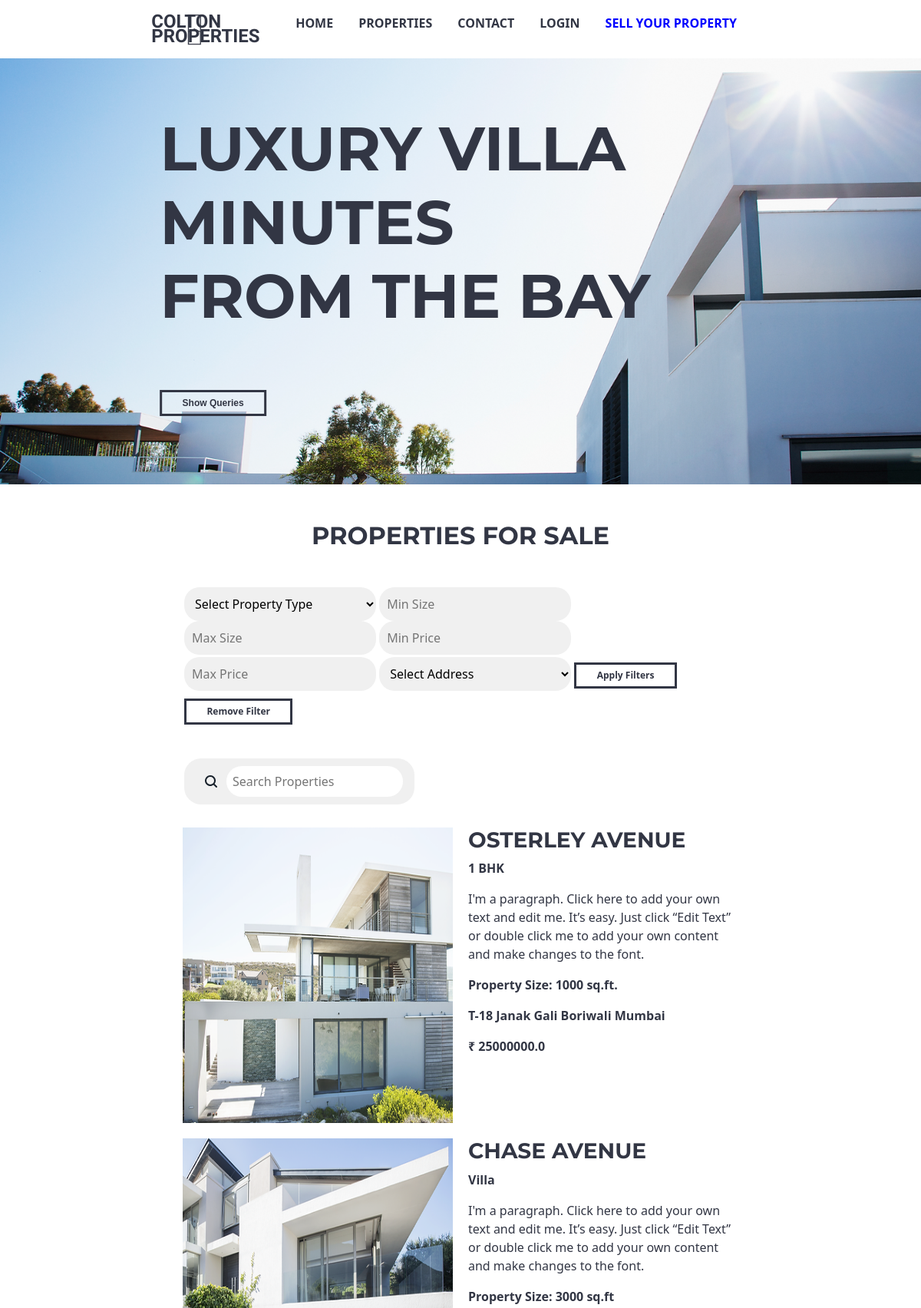
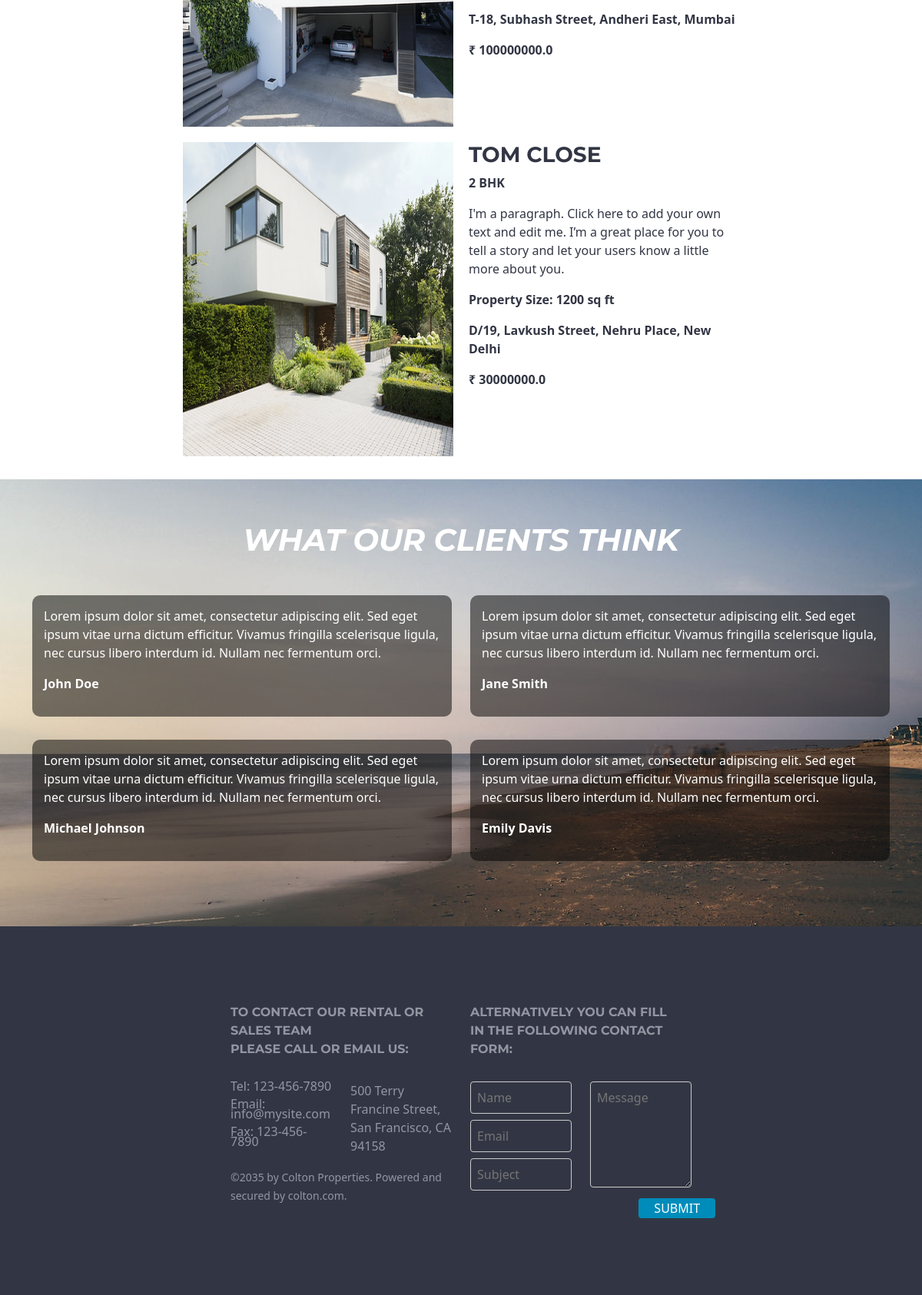
The page / on the database its author committed (2 pictures, top to bottom).
### app.py (models this page shows)
class Property(db.Model):
    id = db.Column(db.Integer, primary_key=True)
    owner_name = db.Column(db.String(100), db.ForeignKey('owner.owner_name'), nullable=False)
    address = db.Column(db.String(200), nullable=False)
    property_name = db.Column(db.String(100), nullable=False)
    property_description = db.Column(db.Text, nullable=False)
    property_size = db.Column(db.String(20), nullable=False)
    property_type = db.Column(db.String(50), nullable=False)
    price = db.Column(db.Float, nullable=False)
    image1 = db.Column(db.String(200))
    image2 = db.Column(db.String(200))
    image3 = db.Column(db.String(200))
    image4 = db.Column(db.String(200))

### app.py (the view)
@app.route('/')
def index():
    property_type = request.args.get('property_type')
    property_size_min = request.args.get('property_size_min')
    property_size_max = request.args.get('property_size_max')
    price_min = request.args.get('price_min')
    price_max = request.args.get('price_max')
    address = request.args.get('address')
    properties = Property.query
    if property_type:
        properties = properties.filter(Property.property_type == property_type)
    if property_size_min and property_size_max:
        properties = properties.filter(Property.property_size.between(property_size_min, property_size_max))
    if price_min and price_max:
        properties = properties.filter(Property.price.between(price_min, price_max))
    if address:
        properties = properties.filter(Property.address.ilike(f'%{address}%'))
    properties = properties.all()
    return render_template('index.html', properties=properties)

### templates/index.html (shortened to what this page needs)
<!DOCTYPE html>
<html lang="en">
  <head>
    <link rel="stylesheet" type="text/css" href="{{ url_for('static', filename='css/index_css.css') }}" />
    <link href="https://cdn.jsdelivr.net/npm/bootstrap@5.3.0-alpha2/dist/css/bootstrap.min.css" rel="stylesheet">
    <link rel="stylesheet" href="https://use.fontawesome.com/releases/v5.15.4/css/all.css">
  </head>
  <body>
    <header>
      <nav class="navbar">
        <img src="{{url_for('static', filename='/images/logo.png')}}" alt="Logo" height="50rem" width="25rem" / >
        <a href="/" class="nav-brand">COLTON <br> PROPERTIES</a>
        <ul class="nav-items">
            <li><a href="/">HOME</a></li>
            <li><a href="/properties">PROPERTIES</a></li>
            <li><a href="#footer">CONTACT</a></li>
            {% if 'user_id' in session %}
            <li><a href="/logout">LOGOUT</a></li>
            {% else %}
            <li><a href="/client_login">LOGIN</a></li>
            {% endif %}
            <li><a href="/owner_login" class="sell-property"style="color: blue;">SELL YOUR PROPERTY</a></li>
        </ul>
      </nav>
      <div class="image-container">
        <img src="{{ url_for('static', filename='/images/big_img.png')}}" alt="" class="main-image">
        <div class="img-text">
          <h1 class="text">LUXURY VILLA <br>MINUTES <br>FROM THE BAY</h1>
          <button><a href="/admin" id="Queries">Show Queries</a></button>
        </div>
      </div>
    </header>
    <main>
      <section id="properties">
        <br><br>
        <h2 class="text-center mb-5" style="font-weight: bolder;">PROPERTIES FOR SALE</h2>
        <div class="filter-section">
          <select name="property_type" class="input__search" style="max-width: 250px; padding: 10px; background-color: #F0F0F0;">
            <option value="">Select Property Type</option>
          </select>
          <input type="number" name="property_size_min" placeholder="Min Size" class="input__search" style="max-width: 250px; padding: 10px; background-color: #F0F0F0;" />
          <input type="number" name="property_size_max" placeholder="Max Size" class="input__search" style="max-width: 250px; padding: 10px; background-color: #F0F0F0;" />
          <input type="number" name="price_min" placeholder="Min Price" class="input__search" style="max-width: 250px; padding: 10px; background-color: #F0F0F0;" />
          <input type="number" name="price_max" placeholder="Max Price" class="input__search" style="max-width: 250px; padding: 10px; background-color: #F0F0F0;" />
          <select name="address" class="input__search" style="max-width: 250px; padding: 10px; background-color: #F0F0F0;">
            <option value="">Select Address</option>
          </select>
          <button id="applyFilters" class="property-btn" style="margin-top: 10px;">Apply Filters</button>
          <button id="clearFilters" class="property-btn" style="margin-top: 10px;">Remove Filter</button><br /><br />
        </div>
        <div class="input__container search-section">
          <button class="input__button__shadow">
            <svg fill="none" xmlns="http://www.w3.org/2000/svg" viewBox="0 0 20 20" height="20px" width="20px">
              <path d="M4 9a5 5 0 1110 0A5 5 0 014 9zm5-7a7 7 0 104.2 12.6.999.999 0 00.093.107l3 3a1 1 0 001.414-1.414l-3-3a.999.999 0 00-.107-.093A7 7 0 009 2z" fill-rule="evenodd" fill="#17202A"></path>
            </svg>
          </button>
          <input type="text" id="search" name="text" class="input__search" placeholder="Search Properties">
        </div>
        <div class="property-section">
          <div class="row" id="property-list">
            {% for property in properties %}
            <div class="col-md-6">
              <a href="/property/{{ property.id }}" id="view-details"><img src="{{ property.image1 }}" alt="Property Image 1" height="254px" width="260px" /></a>
            </div>
            <div class="col-md-6">
              <h3><a href="/property/{{ property.id }}" id="view-details"><b>{{ property.property_name }}</b></a></h3>
              <p><b>{{ property.property_type }}</b></p>
              <p>{{ property.property_description }}</p>
              <p><b>Property Size: {{ property.property_size }}</b></p>
              <p><b>{{ property.address }}</b></p>
              <p><b>₹ {{ property.price }}</b></p><br><br><br>
            </div>
            {% endfor %}
          </div>
        </div>
      </section>
      <section id="testimonials" style="background-image: url('static/images/testimonial.jpg');">
        <div class="container">
          <h1 class="text-center mb-5" style="font-weight: bolder;"><em>WHAT OUR CLIENTS THINK</em></h1>
          <div class="row">
            <div class="col-md-6">
              <div class="testimonial">
                <p>Lorem ipsum dolor sit amet, consectetur adipiscing elit. Sed eget ipsum vitae urna dictum efficitur. Vivamus fringilla scelerisque ligula, nec cursus libero interdum id. Nullam nec fermentum orci. </p>
                <p class="client-name">John Doe</p>
              </div>
            </div>
            <div class="col-md-6">
              <div class="testimonial">
                <p>Lorem ipsum dolor sit amet, consectetur adipiscing elit. Sed eget ipsum vitae urna dictum efficitur. Vivamus fringilla scelerisque ligula, nec cursus libero interdum id. Nullam nec fermentum orci. </p>
                <p class="client-name">Jane Smith</p>
              </div>
            </div>
          </div>
          <div class="row">
            <div class="col-md-6">
              <div class="testimonial">
                <p>Lorem ipsum dolor sit amet, consectetur adipiscing elit. Sed eget ipsum vitae urna dictum efficitur. Vivamus fringilla scelerisque ligula, nec cursus libero interdum id. Nullam nec fermentum orci. </p>
                <p class="client-name">Michael Johnson</p>
              </div>
            </div>
            <div class="col-md-6">
              <div class="testimonial">
                <p>Lorem ipsum dolor sit amet, consectetur adipiscing elit. Sed eget ipsum vitae urna dictum efficitur. Vivamus fringilla scelerisque ligula, nec cursus libero interdum id. Nullam nec fermentum orci. </p>
                <p class="client-name">Emily Davis</p>
              </div>
            </div>
          </div>
        </div>
      </section>
      <footer class="footer" id="footer">
        <div class="footer row">
          <div class="contact-info col-md-6">
            <h4 style="font-weight: bolder;">TO CONTACT OUR RENTAL OR SALES TEAM <br>PLEASE CALL OR EMAIL US:</h4>
            <div class="row">
              <div class="col-md-6">
                <p>Tel: 123-456-7890</p>
                <p>Email: info@mysite.com</p>
                <p>Fax: 123-456-7890</p>
              </div>
              <div class="col-md-6">
                <address>500 Terry Francine Street, San Francisco, CA 94158</address>
              </div>
            </div>
            <small>©2035 by Colton Properties. Powered and secured by colton.com.</small>
          </div>
          <div class="contact-form col-md-6">
              <h4 style="font-weight: bolder;">ALTERNATIVELY YOU CAN FILL <br> IN THE FOLLOWING CONTACT FORM:</h4>
              <form action="/submit_form" method="post">
                  <div class="row">
                    <div class="col-md-6">
                      <input type="text" name="name" placeholder="Name"><br>
                      <input type="email" name="email" placeholder="Email"><br>
                      <input type="text" name="subject" placeholder="Subject"><br>
                    </div>
                    <div class="col-md-6" id="message">
                      <textarea name="message" placeholder="Message" rows="5"></textarea><br>
                      <button type='submit' style="margin-left: 48%;">SUBMIT</button>
                    </div>
                  </div>
               </form>
          </div>
      </div>
    </footer>
    </main>
  </body>
</html>

### static/css/index_css.css (style rules this page uses)
* { margin: 0; padding: 0; box-sizing: border-box; }
body { font-family: "Montserrat-black", sans-serif; text-align: center; }
h1, h2, h3, h4, h5, h6 { font-family: "Montserrat", sans-serif; }
.navbar { padding: 15px 0; display: flex; justify-content: space-between; font-weight: bold; }
.nav-brand { font-family: "Ubuntu", sans-serif; font-size: 1.5rem; line-height: 0.8; margin-left: -7%; color: #323644; text-decoration: none; }
.nav-items { list-style-type: none; display: flex; margin-right: 20%; align-items: flex-start; }
.nav-items li { margin-right: 33px; padding: 10px 0; }
.nav-items li:last-child { margin-right: 0; }
.nav-items a { color: #323644; text-decoration: none; }
.sell-property { margin-left: auto; }
.navbar img { margin-left: 20%; margin-right: 0; width: auto; padding: 0; }
.image-container { display: flex; }
.main-image { width: 100%; }
.img-text { font-family: opensanshebrewcondensed-regular, sans-serif; position: absolute; left: 20%; transform: translateX(-20%); color: #323644; font-weight: bolder; font-size: 80px; margin-left: 8%; }
.text { font-size: 80px; align-self: center; line-height: 96px; vertical-align: baseline; letter-spacing: normal; word-spacing: 0px; font-weight: 700; font-style: normal; font-variant: normal; text-transform: none; text-decoration: none rgb(50, 54, 68); text-align: start; text-indent: 0px; margin-top: 70px; }
.img-text button { background-color: transparent; color: #323644; border: solid #323644; padding: 0.4vw 2.2vw; font-size: 1vw; font-weight: 800; }
#Queries { text-decoration: none; color: #323644; }
#properties { margin-left: 20%; margin-right: 20%; color: #323644; }
.filter-section { margin-bottom: 20px; }
.search-section { margin-bottom: 20px; }
.input__container { position: relative; background: #f0f0f0; padding: 10px 15px; display: flex; justify-content: center; align-items: center; gap: 5px; border-radius: 22px; max-width: 300px; }
.input__button__shadow { cursor: pointer; border: none; background: none; display: flex; justify-content: center; align-items: center; border-radius: 12px; padding: 5px; }
.input__search { width: 100%; border-radius: 20px; outline: none; border: none; padding: 8px; position: relative; }
.property-section { margin-bottom: 20px; }
.property-section .row { display: flex; flex-wrap: wrap; }
.property-section .col-md-6 { flex: 0 0 50%; padding: 10px; }
.property-section img { width: 100%; height: 100%; display: block; margin: 0 auto; }
#view-details { text-decoration: none; color: #323644; }
.property-btn { background-color: transparent; color: #323644; border: solid #323644; padding: 0.4vw 2.2vw; font-size: 1vw; font-weight: 800; }
#testimonials { padding: 55px 0; color: #fff; }
.testimonial { background-color: rgba(0, 0, 0, 0.5); padding: 15px; border-radius: 10px; margin-bottom: 30px; }
.client-name { font-weight: bold; }
.footer { display: flex; justify-content: space-between; background-color: #323644; color: #9396a2; padding: 50px 150px; box-sizing: border-box; }
.contact-info p { margin-bottom: 10px; font-size: medium; line-height: 0.8; }
.contact-info h4, .contact-form h4 { margin-bottom: 30px; font-size: medium; line-height: 1.5; }
.contact-form input[type="text"], .contact-form input[type="email"], .contact-form textarea { width: 100%; padding: 8px; margin-bottom: 8px; border: 1px solid #ccc; border-radius: 4px; background-color: transparent; margin-right: 0%; }
.contact-form button { padding: 1px 20px; background-color: #008cba; color: white; border: none; border-radius: 4px; cursor: pointer; }

### rows shown on the page
Property: shows a picture, property_name "OSTERLEY AVENUE", property_type "1 BHK", property_description "I'm a paragraph. Click here to add your own text and edit me. It’s easy. Just click “Edit Text” or double click me to add your own content and make changes to the font.", property_size "1000 sq.ft.", address "T-18 Janak Gali Boriwali Mumbai", price "25000000.0"
Property: shows a picture, property_name "CHASE AVENUE", property_type "Villa", property_description "I'm a paragraph. Click here to add your own text and edit me. It’s easy. Just click “Edit Text” or double click me to add your own content and make changes to the font.", property_size "3000 sq.ft", address "T-18, Subhash Street, Andheri East, Mumbai", price "100000000.0"
Property: shows a picture, property_name "TOM CLOSE", property_type "2 BHK", property_description "I'm a paragraph. Click here to add your own text and edit me. I’m a great place for you to tell a story and let your users know a little more about you.", property_size "1200 sq ft", address "D/19, Lavkush Street, Nehru Place, New Delhi", price "30000000.0"
